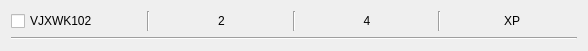
<?xml version="1.0" encoding="UTF-8"?>
<ui version="4.0">
 <class>SplitDCLFWidget</class>
 <widget class="QWidget" name="SplitDCLFWidget">
  <property name="geometry">
   <rect>
    <x>0</x>
    <y>0</y>
    <width>588</width>
    <height>46</height>
   </rect>
  </property>
  <property name="windowTitle">
   <string>Form</string>
  </property>
  <layout class="QGridLayout" name="gridLayout">
   <item row="0" column="0">
    <layout class="QHBoxLayout" name="horizontalLayout">
     <item>
      <widget class="QCheckBox" name="checkBox">
       <property name="text">
        <string>VJXWK102</string>
       </property>
      </widget>
     </item>
     <item>
      <widget class="Line" name="line">
       <property name="orientation">
        <enum>Qt::Vertical</enum>
       </property>
      </widget>
     </item>
     <item>
      <widget class="QLabel" name="labelInputs">
       <property name="text">
        <string>2</string>
       </property>
       <property name="alignment">
        <set>Qt::AlignCenter</set>
       </property>
      </widget>
     </item>
     <item>
      <widget class="Line" name="line_2">
       <property name="orientation">
        <enum>Qt::Vertical</enum>
       </property>
      </widget>
     </item>
     <item>
      <widget class="QLabel" name="labelOutputs">
       <property name="text">
        <string>4</string>
       </property>
       <property name="alignment">
        <set>Qt::AlignCenter</set>
       </property>
      </widget>
     </item>
     <item>
      <widget class="Line" name="line_3">
       <property name="orientation">
        <enum>Qt::Vertical</enum>
       </property>
      </widget>
     </item>
     <item>
      <widget class="QLabel" name="label">
       <property name="text">
        <string>XP</string>
       </property>
       <property name="alignment">
        <set>Qt::AlignCenter</set>
       </property>
      </widget>
     </item>
    </layout>
   </item>
   <item row="1" column="0">
    <widget class="Line" name="line_4">
     <property name="orientation">
      <enum>Qt::Horizontal</enum>
     </property>
    </widget>
   </item>
  </layout>
 </widget>
 <resources/>
 <connections/>
</ui>
